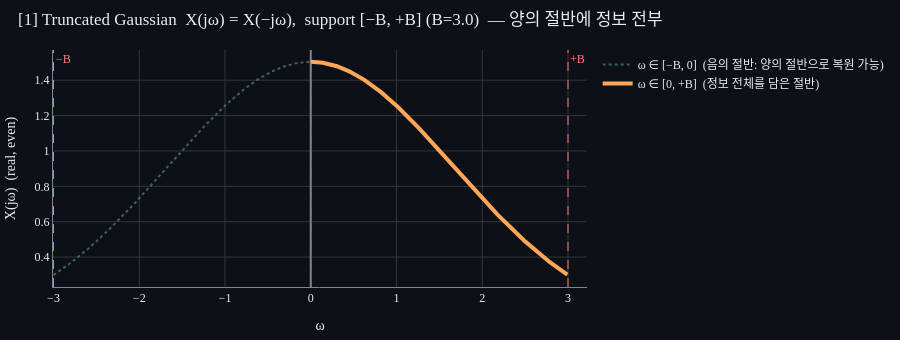

Notebook code cell kept with this figure:
### Markdown cell above
## [1] 첫 번째 아이디어: 우함수 스펙트럼의 대칭성

가장 단순한 경우부터. **$X(j\omega)$가 순실수이고 우함수**인 신호 — 시간 영역에서도 우함수 실수 신호다.

가우시안 $x(t) = e^{-t^2/(2\sigma^2)}$의 스펙트럼은

$$X(j\omega) = \sigma\sqrt{2\pi}\,e^{-\sigma^2\omega^2/2}$$

대역폭을 $B$로 잘라 보면 (truncated Gaussian) $X(j\omega) = X(-j\omega)$. **양/음 주파수가 같은 값.** 양의 주파수만 알면 음의 주파수도 안다 — 정보가 사실상 절반 폭에만 있다.

> *직관*: 음의 주파수 부분을 "날려도" 정보 손실 없다. 폭이 절반이니 샘플레이트도 절반이면 충분하지 않을까?

### Code cell
# 신호: -B에서 +B까지 가우시안, 나머지는 0 (truncated). 우함수.
# 음의 절반을 흐리게 그려도 정보는 양의 절반에 다 있다는 것을 보여준다.
sigma = 0.6
B = 3.0                                       # 대역폭 (rad/s) - support [-B, +B]
omega = np.linspace(-1.6*B, 1.6*B, 1201)      # 잘림이 시각적으로 보이게 양옆 여유

# truncated Gaussian: |ω| > B 인 곳은 정확히 0
X = np.where(np.abs(omega) <= B,
             sigma * np.sqrt(2*np.pi) * np.exp(-0.5 * (sigma * omega)**2),
             0.0)

pos_mask = (omega >= 0) & (omega <= B)
neg_mask = (omega < 0)  & (omega >= -B)

fig = fig2d(title=f'[1] Truncated Gaussian  X(jω) = X(−jω),  support [−B, +B] (B={B})  '
                  '— 양의 절반에 정보 전부',
            height=340, ytitle='X(jω)  (real, even)')
# 음의 절반: 흐리게
fig.add_trace(go.Scatter(
    x=omega[neg_mask], y=X[neg_mask], mode='lines',
    line=dict(color=_GREEN, width=2, dash='dot'), opacity=0.45,
    name='ω ∈ [−B, 0]  (음의 절반: 양의 절반으로 복원 가능)',
))
# 양의 절반: 진하게
fig.add_trace(go.Scatter(
    x=omega[pos_mask], y=X[pos_mask], mode='lines',
    line=dict(color=_ORANGE, width=4),
    name='ω ∈ [0, +B]  (정보 전체를 담은 절반)',
))
# truncation 경계
fig.add_vline(x=+B, line=dict(color=_RED, width=1, dash='dash'),
              annotation_text='+B', annotation=dict(font=dict(color=_RED)))
fig.add_vline(x=-B, line=dict(color=_RED, width=1, dash='dash'),
              annotation_text='−B', annotation=dict(font=dict(color=_RED)))
fig.add_vline(x=0, line=dict(color=_AXIS, width=1, dash='dash'))
fig.show()

### Figure 1 — Plotly figure (JSON) as saved in the notebook; plotly's stock layout.template omitted (floating-point values rounded to 4 significant figures; data arrays with more than 128 entries replaced by an {"elided": "..."} marker saying what was removed)
{"data": [{"line": {"color": "#7ec699", "dash": "dot", "width": 2}, "mode": "lines", "name": "ω ∈ [−B, 0]  (음의 절반: 양의 절반으로 복원 가능)", "opacity": 0.45, "type": "scatter", "x": {"elided": "375 float values"}, "y": {"elided": "375 float values"}}, {"line": {"color": "#ffa657", "width": 4}, "mode": "lines", "name": "ω ∈ [0, +B]  (정보 전체를 담은 절반)", "type": "scatter", "x": {"elided": "375 float values"}, "y": {"elided": "375 float values"}}], "layout": {"annotations": [{"font": {"color": "#ff7b72"}, "showarrow": false, "text": "+B", "x": 3.0, "xanchor": "left", "xref": "x", "y": 1, "yanchor": "top", "yref": "y domain"}, {"font": {"color": "#ff7b72"}, "showarrow": false, "text": "−B", "x": -3.0, "xanchor": "left", "xref": "x", "y": 1, "yanchor": "top", "yref": "y domain"}], "font": {"color": "#e6edf3", "family": "serif", "size": 12}, "height": 340, "legend": {"bgcolor": "rgba(0,0,0,0)", "font": {"color": "#e6edf3"}}, "margin": {"b": 10, "l": 10, "r": 10, "t": 50}, "paper_bgcolor": "#0d1117", "plot_bgcolor": "#0d1117", "shapes": [{"line": {"color": "#ff7b72", "dash": "dash", "width": 1}, "type": "line", "x0": 3.0, "x1": 3.0, "xref": "x", "y0": 0, "y1": 1, "yref": "y domain"}, {"line": {"color": "#ff7b72", "dash": "dash", "width": 1}, "type": "line", "x0": -3.0, "x1": -3.0, "xref": "x", "y0": 0, "y1": 1, "yref": "y domain"}, {"line": {"color": "#7d8590", "dash": "dash", "width": 1}, "type": "line", "x0": 0, "x1": 0, "xref": "x", "y0": 0, "y1": 1, "yref": "y domain"}], "showlegend": true, "title": {"font": {"color": "#e6edf3"}, "text": "[1] Truncated Gaussian  X(jω) = X(−jω),  support [−B, +B] (B=3.0)  — 양의 절반에 정보 전부", "x": 0.02, "xanchor": "left"}, "xaxis": {"color": "#e6edf3", "gridcolor": "#30363d", "linecolor": "#7d8590", "showgrid": true, "title": {"text": "ω"}, "zeroline": true, "zerolinecolor": "#7d8590"}, "yaxis": {"color": "#e6edf3", "gridcolor": "#30363d", "linecolor": "#7d8590", "showgrid": true, "title": {"text": "X(jω)  (real, even)"}, "zeroline": true, "zerolinecolor": "#7d8590"}}}
